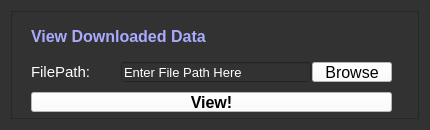
<?xml version="1.0" encoding="UTF-8"?>
<ui version="4.0">
 <class>view</class>
 <widget class="QWidget" name="view">
  <property name="geometry">
   <rect>
    <x>0</x>
    <y>0</y>
    <width>430</width>
    <height>130</height>
   </rect>
  </property>
  <property name="sizePolicy">
   <sizepolicy hsizetype="Fixed" vsizetype="Fixed">
    <horstretch>0</horstretch>
    <verstretch>0</verstretch>
   </sizepolicy>
  </property>
  <property name="minimumSize">
   <size>
    <width>430</width>
    <height>130</height>
   </size>
  </property>
  <property name="maximumSize">
   <size>
    <width>431</width>
    <height>130</height>
   </size>
  </property>
  <property name="windowTitle">
   <string>View Downloaded Data</string>
  </property>
  <property name="styleSheet">
   <string notr="true">background-color: rgb(50, 50, 50);</string>
  </property>
  <layout class="QVBoxLayout" name="verticalLayout">
   <item>
    <widget class="QFrame" name="fr_view">
     <property name="sizePolicy">
      <sizepolicy hsizetype="Preferred" vsizetype="Preferred">
       <horstretch>0</horstretch>
       <verstretch>0</verstretch>
      </sizepolicy>
     </property>
     <property name="frameShape">
      <enum>QFrame::StyledPanel</enum>
     </property>
     <property name="frameShadow">
      <enum>QFrame::Raised</enum>
     </property>
     <widget class="QWidget" name="">
      <property name="geometry">
       <rect>
        <x>20</x>
        <y>11</y>
        <width>361</width>
        <height>90</height>
       </rect>
      </property>
      <layout class="QVBoxLayout" name="verticalLayout_2">
       <property name="spacing">
        <number>10</number>
       </property>
       <item>
        <widget class="QLabel" name="lb_view">
         <property name="font">
          <font>
           <family>Segoe UI</family>
           <pointsize>12</pointsize>
          </font>
         </property>
         <property name="text">
          <string>&lt;html&gt;&lt;head/&gt;&lt;body&gt;&lt;p&gt;&lt;span style=&quot; font-weight:600; color:#aaaaff;&quot;&gt;View Downloaded Data&lt;/span&gt;&lt;/p&gt;&lt;/body&gt;&lt;/html&gt;</string>
         </property>
        </widget>
       </item>
       <item>
        <layout class="QHBoxLayout" name="layout_view">
         <item>
          <widget class="QLabel" name="lb_filepath">
           <property name="sizePolicy">
            <sizepolicy hsizetype="Fixed" vsizetype="Fixed">
             <horstretch>0</horstretch>
             <verstretch>20</verstretch>
            </sizepolicy>
           </property>
           <property name="minimumSize">
            <size>
             <width>80</width>
             <height>20</height>
            </size>
           </property>
           <property name="maximumSize">
            <size>
             <width>16777215</width>
             <height>20</height>
            </size>
           </property>
           <property name="font">
            <font>
             <family>Segoe UI</family>
             <pointsize>11</pointsize>
            </font>
           </property>
           <property name="text">
            <string>&lt;html&gt;&lt;head/&gt;&lt;body&gt;&lt;p&gt;&lt;span style=&quot; color:#ffffff;&quot;&gt;FilePath:&lt;/span&gt;&lt;/p&gt;&lt;/body&gt;&lt;/html&gt;</string>
           </property>
          </widget>
         </item>
         <item>
          <widget class="QLineEdit" name="edit_filepath">
           <property name="sizePolicy">
            <sizepolicy hsizetype="MinimumExpanding" vsizetype="Fixed">
             <horstretch>0</horstretch>
             <verstretch>0</verstretch>
            </sizepolicy>
           </property>
           <property name="minimumSize">
            <size>
             <width>190</width>
             <height>20</height>
            </size>
           </property>
           <property name="maximumSize">
            <size>
             <width>16777215</width>
             <height>20</height>
            </size>
           </property>
           <property name="font">
            <font>
             <family>Segoe UI</family>
             <pointsize>10</pointsize>
            </font>
           </property>
           <property name="styleSheet">
            <string notr="true">QLineEdit{
	
	color: rgb(255, 255, 255);
}</string>
           </property>
           <property name="text">
            <string>Enter File Path Here</string>
           </property>
          </widget>
         </item>
         <item>
          <widget class="QPushButton" name="bn_filepath">
           <property name="sizePolicy">
            <sizepolicy hsizetype="Fixed" vsizetype="Fixed">
             <horstretch>0</horstretch>
             <verstretch>0</verstretch>
            </sizepolicy>
           </property>
           <property name="minimumSize">
            <size>
             <width>0</width>
             <height>20</height>
            </size>
           </property>
           <property name="maximumSize">
            <size>
             <width>16777215</width>
             <height>20</height>
            </size>
           </property>
           <property name="font">
            <font>
             <family>Segoe UI</family>
             <pointsize>12</pointsize>
            </font>
           </property>
           <property name="styleSheet">
            <string notr="true">background-color: rgb(255, 255, 255);</string>
           </property>
           <property name="text">
            <string>Browse</string>
           </property>
          </widget>
         </item>
        </layout>
       </item>
       <item>
        <widget class="QPushButton" name="bn_view">
         <property name="sizePolicy">
          <sizepolicy hsizetype="Preferred" vsizetype="Preferred">
           <horstretch>0</horstretch>
           <verstretch>0</verstretch>
          </sizepolicy>
         </property>
         <property name="minimumSize">
          <size>
           <width>0</width>
           <height>20</height>
          </size>
         </property>
         <property name="maximumSize">
          <size>
           <width>16777215</width>
           <height>20</height>
          </size>
         </property>
         <property name="font">
          <font>
           <family>Segoe UI</family>
           <pointsize>12</pointsize>
           <weight>75</weight>
           <bold>true</bold>
          </font>
         </property>
         <property name="styleSheet">
          <string notr="true">background-color: rgb(255, 255, 255);</string>
         </property>
         <property name="text">
          <string>View!</string>
         </property>
        </widget>
       </item>
      </layout>
     </widget>
    </widget>
   </item>
  </layout>
 </widget>
 <resources/>
 <connections/>
</ui>
